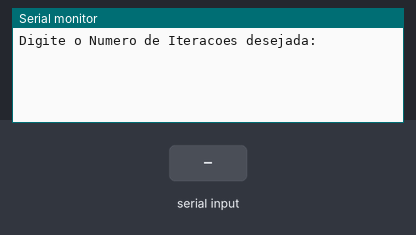
Bench run of a sketch on a simulated Arduino Uno, built with avr-gcc and run on an emulated ATmega328P. Shown: the last lines printed to the serial monitor. The test bench sets the inputs (shaded band).

Above: at 1.2 s.
1.3 s: "90,45\n" received over Serial
At 2.4 s:
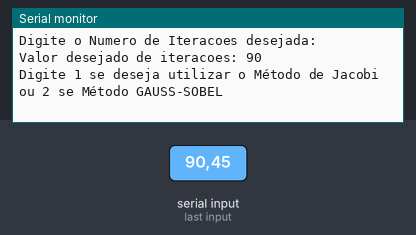
2.8 s: "1\n" received over Serial
At 2.95 s:
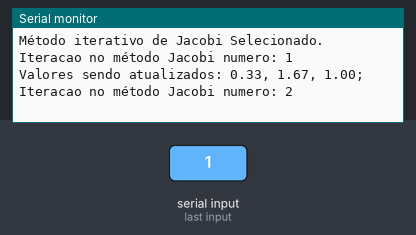
Timing chart, 0 to 5.8 s (numbered marks = the images above; inputs shaded):
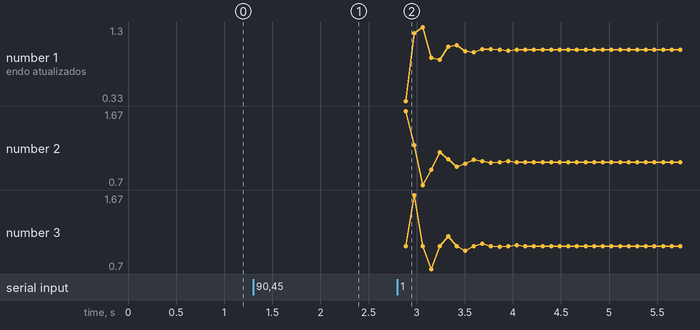

The sketch:

sist_lineares_por_met_iterativo.ino
```cpp
/* ** SOLUÇÃO DE EQUAÇÕES LINEARES POR MÉTODOS ITERATIVOS **
 *  Por: Lincoln M.
 *LIVRO REFERÊNCIA: CÁLCULO NUMERICO COMPUTACIONAL PETERS,S., SZEREMETA, J.F. EDITORA UFSC, 2018.
 *
 *  Quando o sistema de equações lineares A * X = B tiver algumas
características especiais, como: a ordem n elevada (n é o número de equações);
a matriz dos coeficientes A possuir grande quantidade de elementos
nulos (matriz esparsa); e os coeficientes puderem ser gerados através de
alguma lei de formação; em geral, será mais eficiente resolvê-lo através de
um método iterativo (repetitivo), sem operar com os coeficientes nulos,
desde que a convergência seja possível.
 *
 * Observe que as soluções de sistemas de equações lineares obtidas por
métodos iterativos são soluções aproximadas a cada iteração k (contador de
repetições), portanto têm erros de truncamento, além de erros de arredondamento;
mas, nesse caso, os arredondamentos não são acumulados, uma
vez que os coeficientes das equações não são alterados ao longo do processo.

Teorema de convergência – critério de Scarborough
Segundo o teorema de convergência de Scarborough: se o sistema A * X = B tiver diagonal dominante, ou diagonal estritamente
dominante, tanto a sequência construída pelo método de Jacobi quanto a pelo de Gauss-Seidel convergirão para a solução S.

O teorema de convergência contém uma condição suficiente, porém, não necessária. Portanto, se o teorema for verdadeiro, a sequencia
convergirá; se não for, nada podemos  afirmar.

Digonal dominante é quando :

3 *x1 + 1 *x2 - 1 *x3 = 1     |3| > ou = |1| + |-1|
1 *x1 + 6 *x2 - 1 *x3 = 5     |6| > ou = |1| + |-1|
1 *x1 - 1 *x2 - 2 *x3 = 2     |-2|> ou = |-1| + |-1|
 *
 * Consideramos, por simplificação, que este algoritmo será capaz de resolver equações lineares
com 3 equações e o sistema é determinado. pag.111.
Ex.:

|ax1 + bx2 + cx3 = b1
|dx1 + ex2 + fx3 = b2
|gx1 + hx2 + ix3 = b3
 *
 * MÉTODO UTILIZADO DE JACOBI E Gauss-Seidel
 */

////Definindo uma matriz no arduino do tipo 3x3 na forma de matriz expandida:
float equacao[3][4] =  {

  {3,  -1,   -1,  1 },

  {1,  3,    1,   5 },

  {1,  -1,   2,   2 }

};
//
//
//float equacao[3][4] =  {
//
//  {1,  1,  -1, 0 },
//
//  {1,  -2,  5, 21 },
//
//  {4,  1,   4, 31 }
//
//};

//float equacao[3][4] =  {
//
//  {0.421,  0.784,  -0.207, 0 },
//
//  {-0.319,  0.884,  0.279, 0 },
//
//  {0.448,  0.832,   0.193, 1 }
//
//};


void setup() {

// Inicializando a porta Serial
Serial.begin(9600);

}

void loop() {

  //Inicializando as incógnita x1, x2 e x3
  float x1=0, x2=0,x3=0;
  float x1i=0, x2i=0,x3i=0;

  //Inicializando o numero de iterações
  int iteracao = 0;
  int metodo =0;

  //Recebe as iterações e o método de resolução por meio da porta serial do arduino
  Serial.println("Digite o Numero de Iteracoes desejada:");

  while(1){

                      if (Serial.available() > 0) {
                        // read the incoming byte:

                        iteracao = Serial.parseInt();
                        // say what you got:
                        Serial.print("Valor desejado de iteracoes: ");
                        Serial.println(iteracao);
                        break;

                      }
            }

  // Recebe o método a ser escolhido para a resolução da iteração
  Serial.println("Digite 1 se deseja utilizar o Método de Jacobi ou 2 se Método GAUSS-SOBEL");

              while(1){
                // send data only when you receive data:

                if (Serial.available() > 0) {
                            // read the incoming byte:

                          metodo = Serial.parseInt();

                          if (metodo == 1) {
                            Serial.println("Método iterativo de Jacobi Selecionado. ");
                            break;
                          }

                          if (metodo == 2) {
                            Serial.println("Método iterativo de Gauss-Seidel Selecionado. ");
                            break;
                          }
                }
            }

  //Método iterativo de Jacobi
  if (metodo==1){

                    for( int flag=0; flag< iteracao ; flag++ ){

                          x1i = (equacao[0][3]-equacao[0][2]*x3-equacao[0][1]*x2)/equacao[0][0];
                          x2i = (equacao[1][3]-equacao[1][2]*x3-equacao[1][0]*x1)/equacao[1][1];
                          x3i = (equacao[2][3]-equacao[2][0]*x1-equacao[2][1]*x2)/equacao[2][2];

                          x1 = x1i;
                          x2 = x2i;
                          x3 = x3i;

                          Serial.print("Iteracao no método Jacobi numero: ");
                          Serial.println(flag+1);
                          Serial.print("Valores sendo atualizados: ");
                          Serial.print(x1);
                          Serial.print(", ");
                          Serial.print(x2);
                          Serial.print(", ");
                          Serial.print(x3);
                          Serial.println("; ");

                    }

                    Serial.println("VALORES FINAIS PARA AS VARIÁVEIS:");
                    Serial.print("Numero de iteracoes no método Jacobi: ");
                    Serial.println(iteracao);
                    Serial.println(x1,4);
                    Serial.println(x2,4);
                    Serial.println(x3,4);
                }

  //Método iterativo de Gauss-Seidel
  if (metodo == 2){

             for( int flag=0; flag< iteracao ; flag++ ){

                        x1 = (equacao[0][3]-equacao[0][2]*x3-equacao[0][1]*x2)/equacao[0][0];
                        x2 = (equacao[1][3]-equacao[1][2]*x3-equacao[1][0]*x1)/equacao[1][1];
                        x3 = (equacao[2][3]-equacao[2][0]*x1-equacao[2][1]*x2)/equacao[2][2];

                        Serial.println("VALORES FINAIS PARA AS VARIÁVEIS:");
                        Serial.print("Numero de iteracoes no método Jacobi: ");
                        Serial.println(iteracao);
                        Serial.println(x1,4);
                        Serial.println(x2,4);
                        Serial.println(x3,4);
            }

                    Serial.println("VALORES FINAIS PARA AS VARIÁVEIS:");
                    Serial.print("Numero de iteracoes no método GAUSS-SOBEL: ");
                    Serial.println(iteracao);
                    Serial.println(x1,4);
                    Serial.println(x2,4);
                    Serial.println(x3,4);
      }
  }
```

Measured:
- after the input at 1.3 s, the serial monitor: prints a new line at once (image 1)
- after the input at 2.8 s, the serial monitor: prints a new line at once (image 2)
